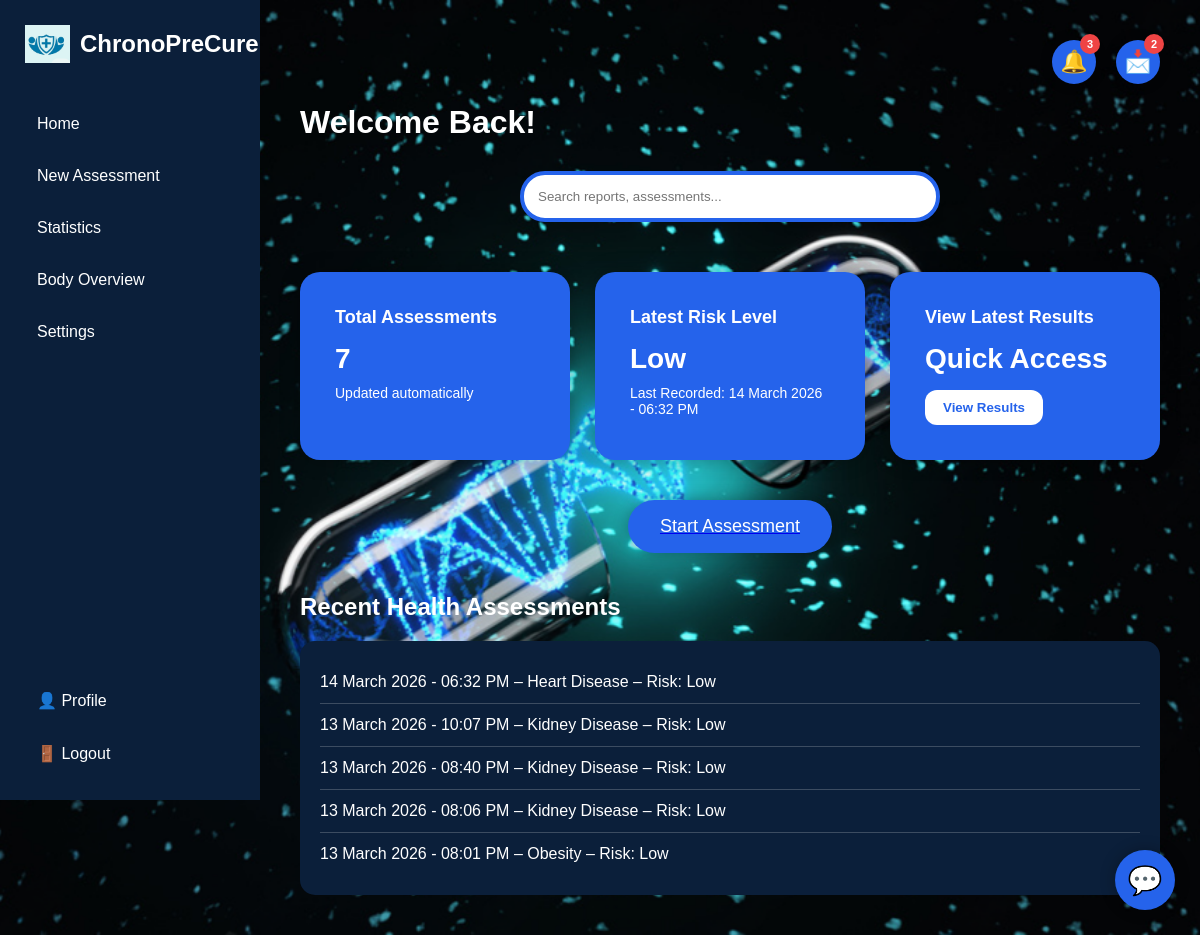
/dashboard, run on the app's committed database.
### tables this page shows
CREATE TABLE assessments (
            id INTEGER PRIMARY KEY AUTOINCREMENT,
            disease TEXT,
            risk TEXT,
            bmi REAL,
            date TEXT,
            created_at TIMESTAMP DEFAULT CURRENT_TIMESTAMP
        );

### app.py (the view)
@app.route("/dashboard")
def dashboard():
    total_assessments = get_total_assessments()
    latest = get_latest_assessment()
    recent_assessments = get_recent_assessments(5)
    latest_risk = "None"
    latest_date = "No assessment yet"
    if latest:
        latest_risk = latest["risk"]
        latest_date = latest["date"]
    return render_template(
        "dashboard.html",
        total_assessments=total_assessments,
        latest_risk=latest_risk,
        latest_date=latest_date,
        recent_assessments=recent_assessments
    )

### app.py (called while the page is built)
def get_connection():
    os.makedirs("instance", exist_ok=True)
    conn = sqlite3.connect(DB_NAME)
    conn.row_factory = sqlite3.Row
    return conn

def get_recent_assessments(limit=5):
    conn = get_connection()
    cur = conn.cursor()
    cur.execute("""
        SELECT disease, risk, bmi, date
        FROM assessments
        ORDER BY id DESC
        LIMIT ?
    """, (limit,))
    rows = cur.fetchall()
    conn.close()
    return [dict(row) for row in rows]

def get_total_assessments():
    conn = get_connection()
    cur = conn.cursor()
    cur.execute("SELECT COUNT(*) AS count FROM assessments")
    row = cur.fetchone()
    conn.close()
    return row["count"] if row else 0

def get_latest_assessment():
    conn = get_connection()
    cur = conn.cursor()
    cur.execute("""
        SELECT disease, risk, bmi, date
        FROM assessments
        ORDER BY id DESC
        LIMIT 1
    """)
    row = cur.fetchone()
    conn.close()
    return dict(row) if row else None

### templates/dashboard.html (shortened to what this page needs)
<!DOCTYPE html>
<html>
<head>
</head>
<body>
<div class="container">
<div class="sidebar">
    <div class="logo">
        <img src="{{ url_for('static', filename='images/logo.png') }}">
        <h2>ChronoPreCure</h2>
    </div>
    <a href="{{ url_for('dashboard') }}">Home</a>
    <a href="{{ url_for('assessment') }}">New Assessment</a>
    <a href="{{ url_for('statistics') }}">Statistics</a>
    <a href="{{ url_for('overview') }}">Body Overview</a>
    <a href="{{ url_for('settings') }}">Settings</a>
    <div class="bottom-links">
        <a href="{{ url_for('profile') }}">👤 Profile</a>
        <a href="{{ url_for('logout') }}">🚪 Logout</a>
    </div>
</div>
<div class="main">
<div class="top-bar">
    <div class="icon-wrap">
        <div class="icon" onclick="togglePopup('notificationPopup')">🔔</div>
        <div class="badge">
            {% if total_assessments > 0 %}3{% else %}1{% endif %}
        </div>
    </div>
    <div class="icon-wrap">
        <div class="icon" onclick="togglePopup('messagePopup')">📩</div>
        <div class="badge">
            {% if total_assessments > 0 %}2{% else %}1{% endif %}
        </div>
    </div>
</div>
<h1 style="margin-top:20px;">Welcome Back!</h1>
<div class="search-box">
    <input type="text" placeholder="Search reports, assessments...">
</div>
<div class="cards">
<div class="card">
<h3>Total Assessments</h3>
<p>{{ total_assessments }}</p>
<small>Updated automatically</small>
</div>
<div class="card">
<h3>Latest Risk Level</h3>
<p>{{ latest_risk }}</p>
<small>Last Recorded: {{ latest_date }}</small>
</div>
<div class="card">
<h3>View Latest Results</h3>
<p>Quick Access</p>
<a href="{{ url_for('results') }}">
<button class="view-btn">View Results</button>
</a>
</div>
</div>
<a href="{{ url_for('assessment') }}">
<button class="start-btn">Start Assessment</button>
</a>
<div class="recent-section">
<h2>Recent Health Assessments</h2>
<div class="recent-box">
    {% if recent_assessments and recent_assessments|length > 0 %}
        {% for item in recent_assessments %}
        <div class="recent-item">
            {{ item.date }} – {{ item.disease }} – Risk: {{ item.risk }}
        </div>
        {% endfor %}
    {% else %}
        <div class="recent-item">No assessments done yet.</div>
    {% endif %}
</div>
</div>
</div>
</div>
<div id="chatbot-toggle" onclick="toggleChatbot()">💬</div>
</body>
</html>

### templates/dashboard.html (style rules this page uses)
#chatbot-toggle { position: fixed; bottom: 25px; right: 25px; width: 60px; height: 60px; background: #2563eb; color: white; font-size: 28px; border-radius: 50%; display: flex; align-items: center; justify-content: center; cursor: pointer; box-shadow: 0 0 15px rgba(0, 0, 0, 0.3); z-index: 9999; }

### data on the page
assessments: risk "Low", date "14 March 2026 - 06:32 PM", disease "Heart Disease"
assessments: date "13 March 2026 - 10:07 PM", disease "Kidney Disease", risk "Low"
assessments: date "13 March 2026 - 08:40 PM", disease "Kidney Disease", risk "Low"
assessments: date "13 March 2026 - 08:06 PM", disease "Kidney Disease", risk "Low"
assessments: date "13 March 2026 - 08:01 PM", disease "Obesity", risk "Low"

### other printed values
{{ total_assessments }} "7"
